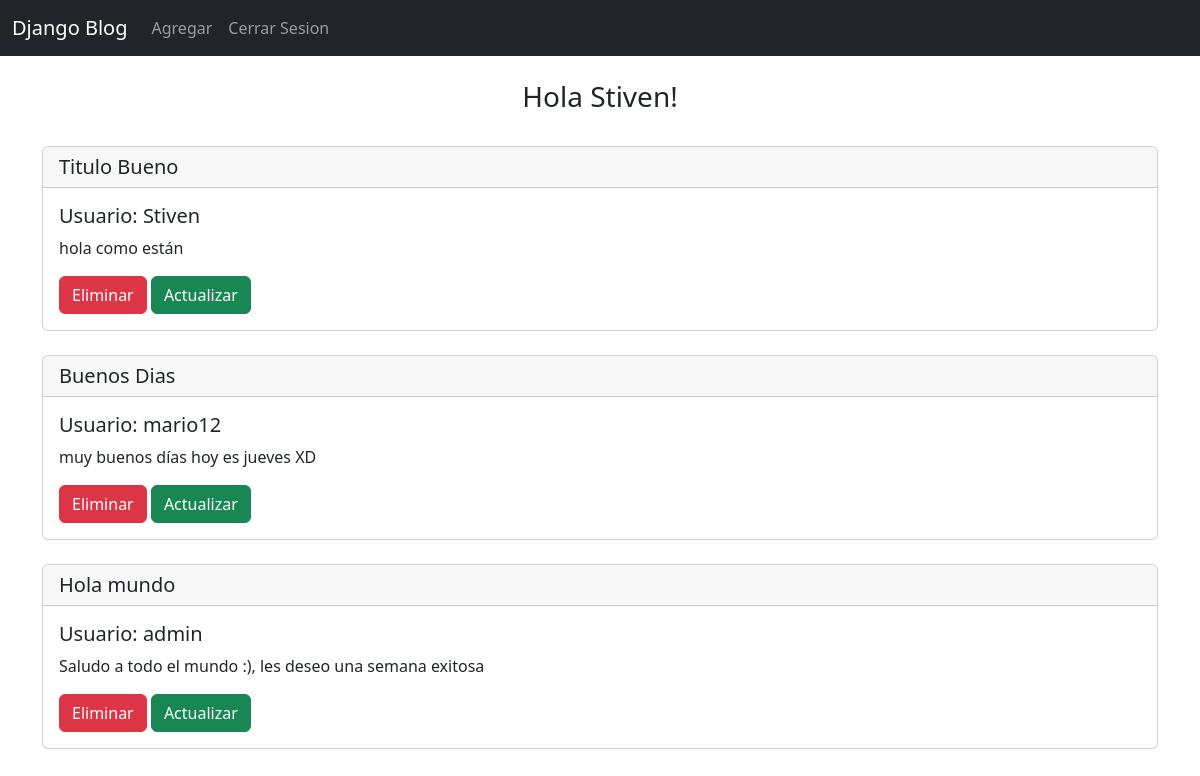
The page / (signed in) on the database its author committed.
### app/models.py (models this page shows, shortened)
class Publicacion(models.Model):
    titulo = models.CharField(max_length=50)
    descripcion = models.TextField(max_length=250)
    usuario = models.ForeignKey(User, null=True, on_delete=models.SET_NULL)

### app/views.py (the view)
# urls.py: path('', views.home, name='home'),
@login_required
def home(request):
    publicaciones = Publicacion.objects.all()
    return render(request, "app/home.html", {'publicaciones':publicaciones})

### app/templates/app/home.html
{%  extends "app/base.html" %}
{% block content %}
    <br>
    <center>
        <h3>Hola {{ user }}!</h3>
    </center>
    {% for publicacion in publicaciones %}
        <br>
        <div class="card">
            <h5 class="card-header">{{publicacion.titulo}}</h5>
            <div class="card-body">
                <h5 class="card-title">Usuario: {{publicacion.usuario}}</h5>
                <p class="card-text">{{publicacion.descripcion}}</p>
                <a href="{% url 'eliminar' publicacion.id %}" class="btn btn-danger">Eliminar</a>
                <a href="{% url 'actualizar' publicacion.id %}" class="btn btn-success">Actualizar</a>
            </div>
        </div>
    {% endfor %}
    <br>
{% endblock %}

### app/templates/app/base.html (shortened to what this page needs)
<!doctype html>
<html lang="en">
  <head>
    <link href="https://cdn.jsdelivr.net/npm/bootstrap@5.3.0-alpha1/dist/css/bootstrap.min.css" rel="stylesheet">
  </head>
  <body>
    {%  include "app/navbar.html" %}
    <div class="container">
      {% block content %}
      {% endblock %}
    </div>
  </body>
</html>

### app/templates/app/navbar.html (shortened to what this page needs)
<nav class="navbar navbar-expand-lg navbar-dark bg-dark">
  <div class="container-fluid">
    <a class="navbar-brand" href="{% url 'home' %}">Django Blog</a>
    <div class="collapse navbar-collapse" id="navbarSupportedContent">
      <ul class="navbar-nav me-auto mb-2 mb-lg-0">
        <li class="nav-item">
          <a class="nav-link" href="{% url 'agregar' %}">Agregar</a>
        </li>
        {% if user.is_authenticated %}
          <li class="nav-item">
            <a class="nav-link" href="{% url 'logout' %}">Cerrar Sesion</a>
          </li>
        {% endif %}
      </ul>
    </div>
  </div>
</nav>

### rows shown on the page
Publicacion: titulo "Titulo Bueno", usuario "Stiven", descripcion "hola como están"
Publicacion: titulo "Buenos Dias", usuario "mario12", descripcion "muy buenos días hoy es jueves XD"
Publicacion: titulo "Hola mundo", usuario "admin", descripcion "Saludo a todo el mundo :), les deseo una semana exitosa"

### other values the page prints
{{ user }} "Stiven"
